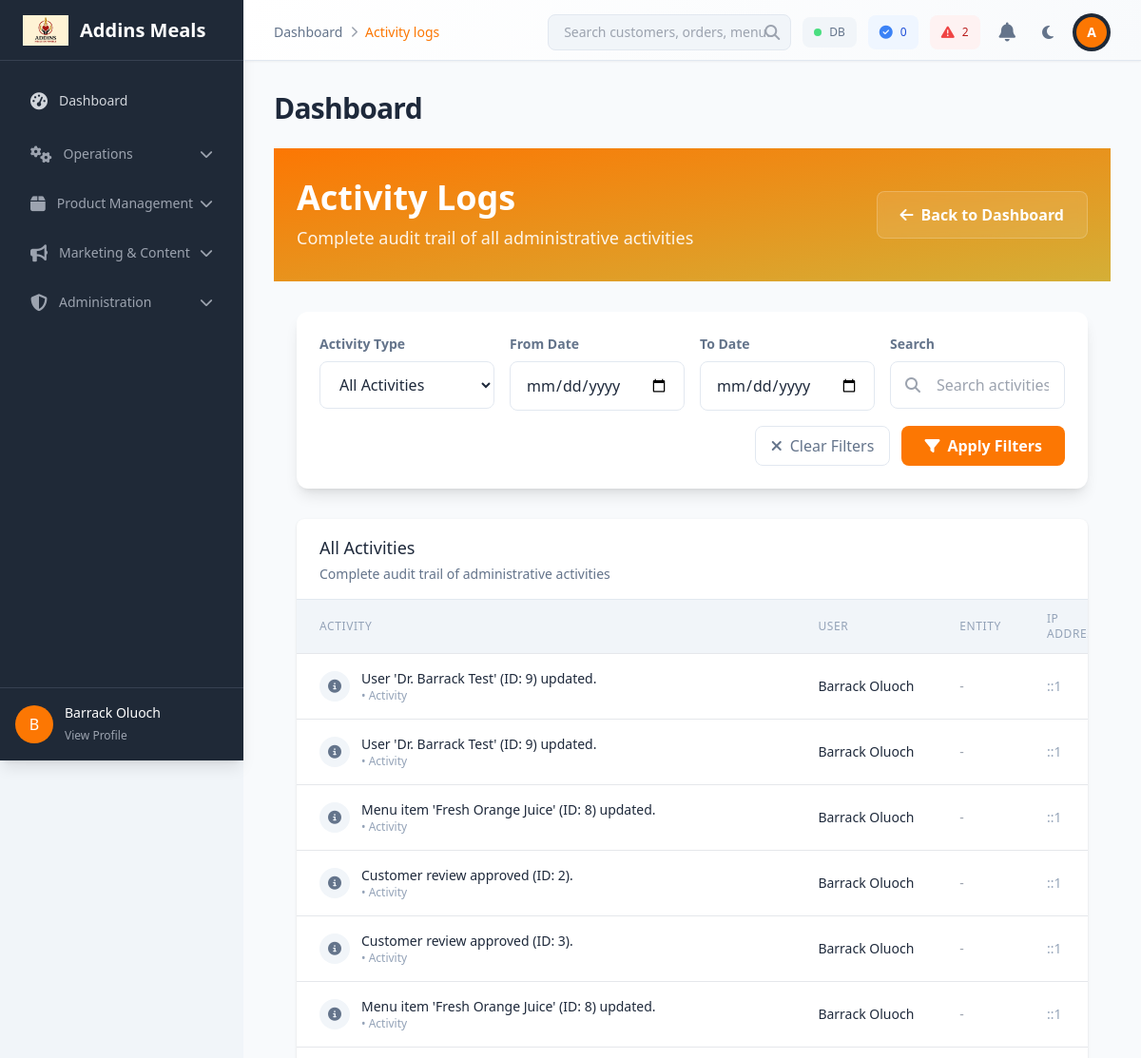
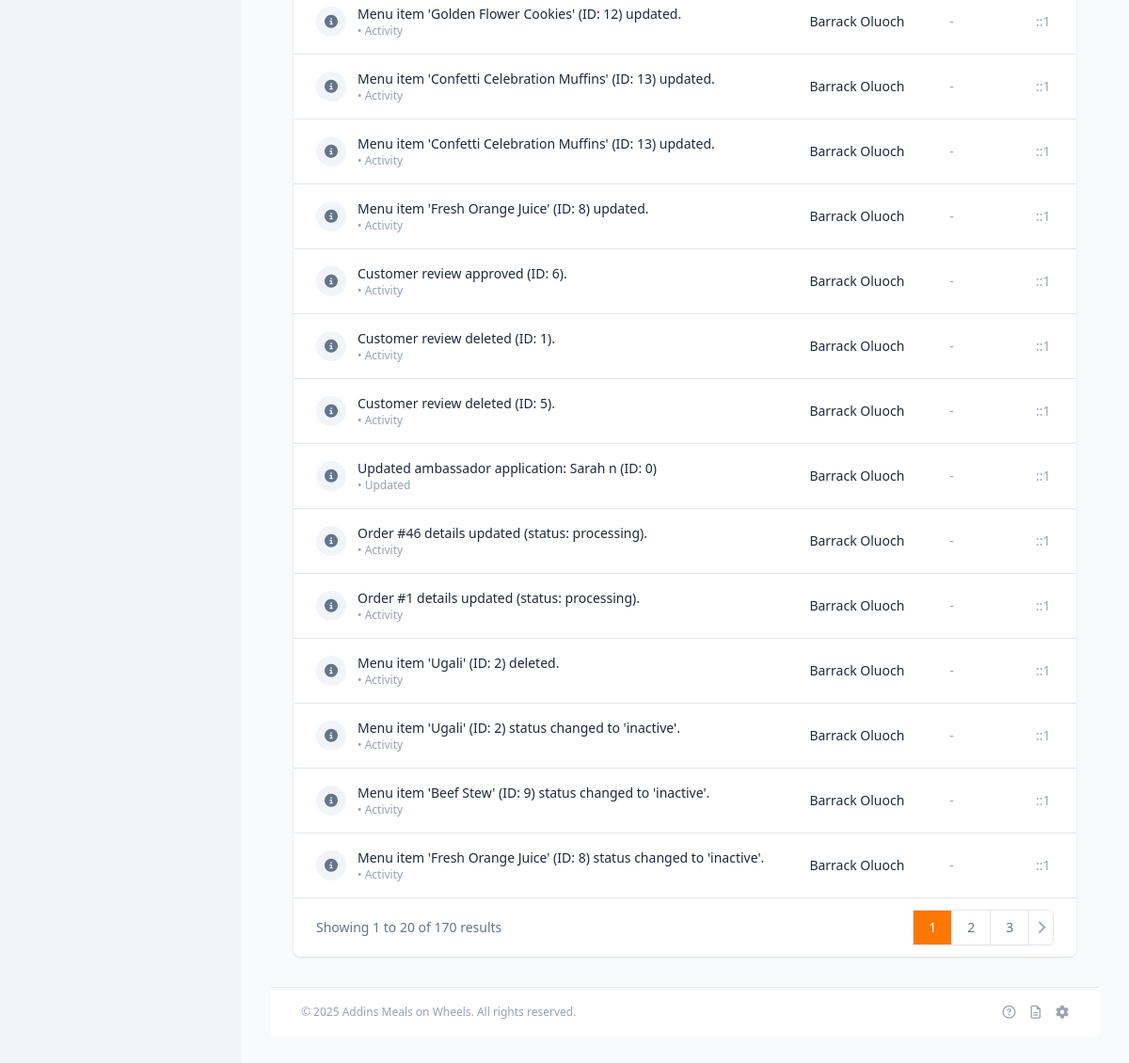
The page /admin/activity_logs.php (signed in) on the database its author committed (2 pictures, top to bottom).
### tables this page shows
CREATE TABLE `activity_logs` (
  `id` int(11) NOT NULL,
  `user_id` int(11) DEFAULT NULL,
  `activity_type` enum('order','menu','user','system','login','logout') NOT NULL,
  `activity_action` varchar(50) NOT NULL,
  `description` text DEFAULT NULL,
  `entity_type` varchar(50) DEFAULT NULL,
  `entity_id` int(11) DEFAULT NULL,
  `old_values` text DEFAULT NULL,
  `new_values` text DEFAULT NULL,
  `ip_address` varchar(45) DEFAULT NULL,
  `user_agent` text DEFAULT NULL,
  `created_at` timestamp NOT NULL DEFAULT current_timestamp()
);

CREATE TABLE `users` (
  `id` int(11) NOT NULL,
  `name` varchar(100) NOT NULL,
  `email` varchar(150) NOT NULL,
  `password` varchar(255) NOT NULL,
  `role` enum('customer','admin','driver','delivery','ambassador') DEFAULT 'customer',
  `created_at` timestamp NOT NULL DEFAULT current_timestamp(),
  `status` enum('active','inactive') NOT NULL DEFAULT 'active',
  `phone` varchar(20) DEFAULT NULL,
  `updated_at` timestamp NOT NULL DEFAULT current_timestamp() ON UPDATE current_timestamp(),
  `created_by` int(11) DEFAULT NULL COMMENT 'ID of the ambassador who referred this user'
);

### includes/ActivityLogger.php (called while the page is built, shortened)
<?php
class ActivityLogger {
    public function getActivityIcon($activity_type, $activity_action) {
        $icons = [
            'order' => [
                'created' => 'fas fa-shopping-cart',
                'updated' => 'fas fa-edit',
                'status_changed' => 'fas fa-exchange-alt',
                'cancelled' => 'fas fa-times-circle',
                'completed' => 'fas fa-check-circle'
            ],
            'menu' => [
                'created' => 'fas fa-plus',
                'updated' => 'fas fa-edit',
                'deleted' => 'fas fa-trash',
                'activated' => 'fas fa-check',
                'deactivated' => 'fas fa-pause'
            ],
            'user' => [
                'created' => 'fas fa-user-plus',
                'updated' => 'fas fa-user-edit',
                'deleted' => 'fas fa-user-minus',
                'activated' => 'fas fa-user-check',
                'deactivated' => 'fas fa-user-times',
                'login' => 'fas fa-sign-in-alt',
                'logout' => 'fas fa-sign-out-alt'
            ],
            'system' => [
                'backup' => 'fas fa-database',
                'maintenance' => 'fas fa-cog',
                'error' => 'fas fa-exclamation-triangle'
            ]
        ];
        return $icons[$activity_type][$activity_action] ?? 'fas fa-info-circle';
    }
    public function getActivityColor($activity_type) {
        $colors = [
            'order' => 'green',
            'menu' => 'blue',
            'user' => 'purple',
            'system' => 'orange',
            'login' => 'teal',
            'logout' => 'gray'
        ];
        return $colors[$activity_type] ?? 'gray';
    }
}
?>

### admin/activity_logs.php (the view, shortened to what this page needs)
<?php
require_once '../includes/config.php';
require_once '../includes/ActivityLogger.php';
$activityLogger = new ActivityLogger($pdo);
$activityType = $_GET['type'] ?? 'all';
$dateFrom = $_GET['from'] ?? '';
$dateTo = $_GET['to'] ?? '';
$search = $_GET['search'] ?? '';
require_once 'includes/header.php';
?>
<div class="bg-gradient-to-br from-primary via-primary-dark to-secondary text-white">
    <div class="container mx-auto px-6 py-8">
        <div class="flex flex-col lg:flex-row lg:items-center lg:justify-between">
            <div>
                <h1 class="text-3xl md:text-4xl font-bold mb-2">Activity Logs</h1>
                <p class="text-lg opacity-90">Complete audit trail of all administrative activities</p>
            </div>
            <div class="mt-4 lg:mt-0">
                <a href="dashboard.php"
                   class="bg-white/10 hover:bg-white/20 text-white px-6 py-3 rounded-lg font-semibold transition-all duration-200 flex items-center backdrop-blur-sm border border-white/20">
                    <i class="fas fa-arrow-left mr-2"></i>
                    Back to Dashboard
                </a>
            </div>
        </div>
    </div>
</div>
<div class="container mx-auto px-6 py-8">
    <div class="bg-white rounded-xl shadow-lg p-6 mb-8">
        <form method="GET" class="space-y-4">
            <div class="grid grid-cols-1 md:grid-cols-2 lg:grid-cols-4 gap-4">
                <div>
                    <label class="block text-sm font-semibold text-gray-700 mb-2">Activity Type</label>
                    <select name="type" class="w-full px-4 py-3 border border-gray-300 rounded-lg focus:ring-2 focus:ring-primary focus:border-transparent transition-colors">
                        <option value="all" <?php echo $activityType === 'all' ? 'selected' : ''; ?>>All Activities</option>
                    </select>
                </div>
                <div>
                    <label class="block text-sm font-semibold text-gray-700 mb-2">From Date</label>
                    <input type="date" name="from" value="<?php echo htmlspecialchars($dateFrom); ?>"
                           class="w-full px-4 py-3 border border-gray-300 rounded-lg focus:ring-2 focus:ring-primary focus:border-transparent transition-colors">
                </div>
                <div>
                    <label class="block text-sm font-semibold text-gray-700 mb-2">To Date</label>
                    <input type="date" name="to" value="<?php echo htmlspecialchars($dateTo); ?>"
                           class="w-full px-4 py-3 border border-gray-300 rounded-lg focus:ring-2 focus:ring-primary focus:border-transparent transition-colors">
                </div>
                <div>
                    <label class="block text-sm font-semibold text-gray-700 mb-2">Search</label>
                    <div class="relative">
                        <input type="text" name="search" value="<?php echo htmlspecialchars($search); ?>"
                               placeholder="Search activities..."
                               class="w-full pl-12 pr-4 py-3 border border-gray-300 rounded-lg focus:ring-2 focus:ring-primary focus:border-transparent transition-colors">
                        <i class="fas fa-search absolute left-4 top-1/2 transform -translate-y-1/2 text-gray-400"></i>
                    </div>
                </div>
            </div>
            <div class="flex justify-end space-x-3">
                <a href="activity_logs.php" class="px-4 py-2 border border-gray-300 rounded-lg text-gray-700 hover:bg-gray-50 transition-colors duration-200">
                    <i class="fas fa-times mr-2"></i>Clear Filters
                </a>
                <button type="submit" class="bg-primary hover:bg-primary-dark text-white px-6 py-2 rounded-lg font-semibold transition-colors duration-200 flex items-center">
                    <i class="fas fa-filter mr-2"></i>
                    Apply Filters
                </button>
            </div>
        </form>
    </div>
    <div class="bg-white shadow overflow-hidden sm:rounded-lg">
        <div class="px-6 py-4 border-b border-gray-200">
            <h3 class="text-lg font-medium text-gray-900">All Activities</h3>
            <p class="mt-1 text-sm text-gray-600">Complete audit trail of administrative activities</p>
        </div>
        <?php
        $whereConditions = [];
        $params = [];
        $whereClause = !empty($whereConditions) ? 'WHERE ' . implode(' AND ', $whereConditions) : '';
        $countStmt = $pdo->prepare("SELECT COUNT(*) as total FROM activity_logs al LEFT JOIN users u ON al.user_id = u.id {$whereClause}");
        $countStmt->execute($params);
        $totalActivities = $countStmt->fetch(PDO::FETCH_ASSOC)['total'];
        $page = $_GET['page'] ?? 1;
        $perPage = 20;
        $offset = ($page - 1) * $perPage;
        $activitiesStmt = $pdo->prepare("
            SELECT al.*, u.name as user_name
            FROM activity_logs al
            LEFT JOIN users u ON al.user_id = u.id
            {$whereClause}
            ORDER BY al.created_at DESC
            LIMIT {$perPage} OFFSET {$offset}
        ");
        $activitiesStmt->execute($params);
        $activities = $activitiesStmt->fetchAll(PDO::FETCH_ASSOC);
        ?>
        <div class="overflow-x-auto">
            <table class="min-w-full divide-y divide-gray-200">
                <thead class="bg-gray-50">
                    <tr>
                        <th scope="col" class="px-6 py-3 text-left text-xs font-medium text-gray-500 uppercase tracking-wider">Activity</th>
                        <th scope="col" class="px-6 py-3 text-left text-xs font-medium text-gray-500 uppercase tracking-wider">User</th>
                        <th scope="col" class="px-6 py-3 text-left text-xs font-medium text-gray-500 uppercase tracking-wider">Entity</th>
                        <th scope="col" class="px-6 py-3 text-left text-xs font-medium text-gray-500 uppercase tracking-wider">IP Address</th>
                    </tr>
                </thead>
                <tbody class="bg-white divide-y divide-gray-200">
                    <?php if (!empty($activities)): ?>
                        <?php foreach ($activities as $activity): ?>
                            <?php
                            $activityIcon = $activityLogger->getActivityIcon($activity['activity_type'], $activity['activity_action']);
                            $activityColor = $activityLogger->getActivityColor($activity['activity_type']);
                            ?>
                            <tr class="hover:bg-gray-50 transition-colors duration-200">
                                <td class="px-6 py-4 whitespace-nowrap">
                                    <div class="flex items-center">
                                        <div class="w-8 h-8 bg-<?php echo $activityColor; ?>-100 rounded-full flex items-center justify-center mr-3">
                                            <i class="<?php echo $activityIcon; ?> text-<?php echo $activityColor; ?>-600 text-sm"></i>
                                        </div>
                                        <div>
                                            <div class="text-sm font-medium text-gray-900">
                                                <?php echo htmlspecialchars($activity['description']); ?>
                                            </div>
                                            <div class="text-xs text-gray-500 capitalize">
                                                <?php echo $activity['activity_type']; ?> • <?php echo $activity['activity_action']; ?>
                                            </div>
                                        </div>
                                    </div>
                                </td>
                                <td class="px-6 py-4 whitespace-nowrap text-sm text-gray-900">
                                    <?php echo htmlspecialchars($activity['user_name'] ?? 'System'); ?>
                                </td>
                                <td class="px-6 py-4 whitespace-nowrap text-sm text-gray-500">
                                    <?php if ($activity['entity_type'] && $activity['entity_id']): ?>
                                        <span class="px-2 py-1 text-xs font-medium rounded-full bg-<?php echo $activityColor; ?>-100 text-<?php echo $activityColor; ?>-800">
                                            <?php echo ucfirst($activity['entity_type']); ?> #<?php echo $activity['entity_id']; ?>
                                        </span>
                                    <?php else: ?>
                                        <span class="text-gray-400">-</span>
                                    <?php endif; ?>
                                </td>
                                <td class="px-6 py-4 whitespace-nowrap text-sm text-gray-500">
                                    <?php echo htmlspecialchars($activity['ip_address'] ?? '-'); ?>
                                </td>
                            </tr>
                        <?php endforeach; ?>
                    <?php endif; ?>
                </tbody>
            </table>
        </div>
        <?php if ($totalActivities > $perPage): ?>
            <div class="bg-white px-4 py-3 flex items-center justify-between border-t border-gray-200 sm:px-6">
                <div class="hidden sm:flex-1 sm:flex sm:items-center sm:justify-between">
                    <div>
                        <p class="text-sm text-gray-700">
                            Showing
                            <span class="font-medium"><?php echo $offset + 1; ?></span>
                            to
                            <span class="font-medium"><?php echo min($offset + $perPage, $totalActivities); ?></span>
                            of
                            <span class="font-medium"><?php echo $totalActivities; ?></span>
                            results
                        </p>
                    </div>
                    <div>
                        <nav class="relative z-0 inline-flex rounded-md shadow-sm -space-x-px" aria-label="Pagination">
                            <?php
                            $totalPages = ceil($totalActivities / $perPage);
                            $startPage = max(1, $page - 2);
                            $endPage = min($totalPages, $page + 2);
                            for ($i = $startPage; $i <= $endPage; $i++):
                            ?>
                                <a href="?page=<?php echo $i; ?><?php echo !empty($_GET) ? '&' . http_build_query(array_filter($_GET, function($k) { return $k !== 'page'; })) : ''; ?>"
                                   class="relative inline-flex items-center px-4 py-2 border <?php echo $i === $page ? 'bg-primary text-white' : 'bg-white text-gray-700'; ?> text-sm font-medium hover:bg-gray-50">
                                    <?php echo $i; ?>
                                </a>
                            <?php endfor; ?>
                            <?php if ($page * $perPage < $totalActivities): ?>
                                <a href="?page=<?php echo $page + 1; ?><?php echo !empty($_GET) ? '&' . http_build_query(array_filter($_GET, function($k) { return $k !== 'page'; })) : ''; ?>"
                                   class="relative inline-flex items-center px-2 py-2 rounded-r-md border border-gray-300 bg-white text-sm font-medium text-gray-500 hover:bg-gray-50">
                                    <i class="fas fa-chevron-right"></i>
                                </a>
                            <?php endif; ?>
                        </nav>
                    </div>
                </div>
            </div>
        <?php endif; ?>
    </div>
</div>
<?php
require_once 'includes/footer.php';
?>

### admin/includes/header.php (style rules this page uses)
body { margin: 0; padding: 0; }
:root { --bg-primary: #ffffff; --bg-secondary: #f8fafc; --bg-tertiary: #f1f5f9; --text-primary: #1e293b; --text-secondary: #64748b; --text-muted: #94a3b8; --border-color: #e2e8f0; --shadow-color: rgba(0, 0, 0, 0.1); --card-bg: #ffffff; --input-bg: #ffffff; --sidebar-bg: #ffffff; --primary-color: #fc7703; }
body { background-color: var(--bg-primary); color: var(--text-primary); transition: background-color 0.3s ease, color 0.3s ease; }
.bg-white { background-color: var(--card-bg) !important; }
.bg-gray-50 { background-color: var(--bg-tertiary) !important; }
.bg-gray-100 { background-color: var(--bg-tertiary) !important; }
.text-gray-900 { color: var(--text-primary) !important; }
.text-gray-700 { color: var(--text-secondary) !important; }
.text-gray-600 { color: var(--text-secondary) !important; }
.text-gray-500 { color: var(--text-muted) !important; }
.bg-primary { background-color: var(--primary-color) !important; }
.border-gray-200 { border-color: var(--border-color) !important; }
.border-gray-300 { border-color: var(--border-color) !important; }
input, textarea, select { background-color: var(--input-bg) !important; color: var(--text-primary) !important; border-color: var(--border-color) !important; }
*, *::before, *::after { transition: background-color 0.3s ease, color 0.3s ease, border-color 0.3s ease; }

### admin/activity_logs.php (style rules this page uses)
tbody tr { transition: background-color 0.2s ease; }

### rows shown on the page
activity_logs: description "User 'Dr. Barrack Test' (ID: 9) updated.", activity_action "Activity", user.name "Barrack Oluoch", ip_address "::1"
activity_logs: description "User 'Dr. Barrack Test' (ID: 9) updated.", activity_action "Activity", user.name "Barrack Oluoch", ip_address "::1"
activity_logs: description "Menu item 'Fresh Orange Juice' (ID: 8) updated.", activity_action "Activity", user.name "Barrack Oluoch", ip_address "::1"
activity_logs: description "Customer review approved (ID: 2).", activity_action "Activity", user.name "Barrack Oluoch", ip_address "::1"
activity_logs: description "Customer review approved (ID: 3).", activity_action "Activity", user.name "Barrack Oluoch", ip_address "::1"
activity_logs: description "Menu item 'Fresh Orange Juice' (ID: 8) updated.", activity_action "Activity", user.name "Barrack Oluoch", ip_address "::1"
activity_logs: description "Menu item 'Golden Flower Cookies' (ID: 12) updated.", activity_action "Activity", user.name "Barrack Oluoch", ip_address "::1"
activity_logs: description "Menu item 'Confetti Celebration Muffins' (ID: 13) updated.", activity_action "Activity", user.name "Barrack Oluoch", ip_address "::1"
activity_logs: description "Menu item 'Confetti Celebration Muffins' (ID: 13) updated.", activity_action "Activity", user.name "Barrack Oluoch", ip_address "::1"
activity_logs: description "Menu item 'Fresh Orange Juice' (ID: 8) updated.", activity_action "Activity", user.name "Barrack Oluoch", ip_address "::1"
activity_logs: description "Customer review approved (ID: 6).", activity_action "Activity", user.name "Barrack Oluoch", ip_address "::1"
activity_logs: description "Customer review deleted (ID: 1).", activity_action "Activity", user.name "Barrack Oluoch", ip_address "::1"
activity_logs: description "Customer review deleted (ID: 5).", activity_action "Activity", user.name "Barrack Oluoch", ip_address "::1"
activity_logs: description "Updated ambassador application: Sarah n (ID: 0)", activity_action "Updated", user.name "Barrack Oluoch", ip_address "::1"
activity_logs: description "Order #46 details updated (status: processing).", activity_action "Activity", user.name "Barrack Oluoch", ip_address "::1"
activity_logs: description "Order #1 details updated (status: processing).", activity_action "Activity", user.name "Barrack Oluoch", ip_address "::1"
activity_logs: description "Menu item 'Ugali' (ID: 2) deleted.", activity_action "Activity", user.name "Barrack Oluoch", ip_address "::1"
activity_logs: description "Menu item 'Ugali' (ID: 2) status changed to 'inactive'.", activity_action "Activity", user.name "Barrack Oluoch", ip_address "::1"
activity_logs: description "Menu item 'Beef Stew' (ID: 9) status changed to 'inactive'.", activity_action "Activity", user.name "Barrack Oluoch", ip_address "::1"
activity_logs: description "Menu item 'Fresh Orange Juice' (ID: 8) status changed to 'inactive'.", activity_action "Activity", user.name "Barrack Oluoch", ip_address "::1"

### other values the page prints
substr($_SESSION['username'] ?? 'A', 0, 1) "B"
$_SESSION['username'] "Barrack Oluoch"
$breadcrumb['name'] "Dashboard"
$breadcrumb['name'] "Activity logs"
$systemStatus['orders_today'] "0"
$systemStatus['pending_orders'] "2"
substr($_SESSION['name'] ?? 'A', 0, 1) "A"
$page_title "Dashboard"
$offset + 1 "1"
min($offset + $perPage, $totalActivities) "20"
$totalActivities "170"
